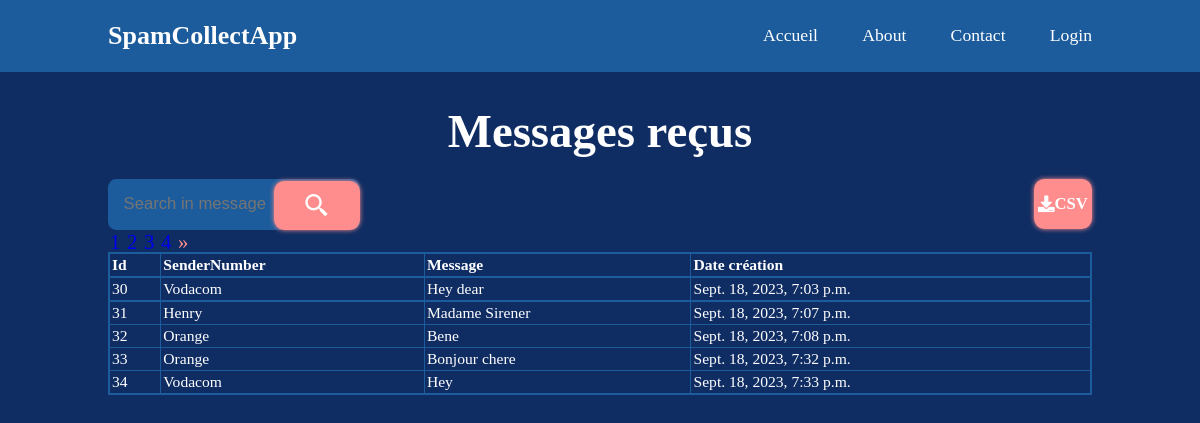
Page /stat/ on the committed database.
### webapp/models.py (models this page shows, shortened)
class spamsMessage(models.Model):
    contact = models.CharField(max_length=30)
    message = models.TextField(null=False, default="")
    createat = models.DateTimeField(auto_now_add=True)

### webapp/views.py (the view)
# urls.py: path('stat/', statistic_views, name='stat'),
def statistic_views(request):
    query_set = spamsMessage.objects.all()
    content_query = request.GET.get("message")
    contact_query = request.GET.get("contact")
    if contact_query:
        query_set = query_set.filter(contact__icontains=content_query)
    if content_query:
        query_set = query_set.filter(message__icontains=content_query)
    paginator = Paginator(query_set, 5)  # paginate by 10 messages per page
    page_number = request.GET.get("page")
    page_obj = paginator.get_page(page_number)
    context = {
        "messages": page_obj,
        "contact": contact_query,
        "message": content_query,
    }
    return render(request, "statistics.html", context)

### webapp/templates/statistics.html (shortened to what this page needs)
{% extends 'indexu.html' %}
{% block contents %}
{%load static %}
<section class="dataspam">
    <div class="container">
        <h2 class="heading">Messages reçus</h2>
        <form class="form-message" method="get">
            <div class="input-search">
                <input type="text" placeholder="Search in message" class="msg">
                <button id="btn-submit-msg" class="btn" type="submit"><i id="search-icon"
                        class='bx bx-search-alt-2'></i></button>
            </div>
            <a href="/download_csv/" class="btn"><i class="fa fa-download"></i>
                CSV</a>
        </form>
        <div class="table-responsive">
            <table class="table table-bordered table-striped mt-1">
                <thead>
                    <tr>
                        <th>Id</th>
                        <th>SenderNumber</th>
                        <th>Message</th>
                        <th>Date création</th>
                    </tr>
                </thead>
                <tbody>
                    {% for msg in messages %}
                    <tr>
                        <td>{{ msg.id }}</td>
                        <td>{{ msg.contact }}</td>
                        <td>{{ msg.message }}</td>
                        <td>{{ msg.createat }}</td>
                    </tr>
                    {% endfor %}
                </tbody>
            </table>
        </div>
        <div>
            <nav aria-label="Page navigation">
                <ul class="pagination">
                    {% for i in messages.paginator.page_range %}
                    {% if messages.number == i %}
                    <li class="page-item active"><a class="page-link" href="#">{{ i }} </a></li>
                    {% else %}
                    <li class="page-item"><a class="page-link"
                            href="?page={{ i }} {% if first_name_query %}&first_name_query={{ first_name_query }}{% endif %}">{{i}}</a>
                    </li>
                    {% endif %}
                    {% endfor %}
                    {% if messages.has_next %}
                    <li class="page-item">
                        <a class="page-link"
                            href="?page={{ messages.next_page_number }}{% if first_name_query %}&first_name_query={{ first_name_query }}{% endif %}"
                            aria-label="Next">
                            <span aria-hidden="true">&raquo;</span>
                        </a>
                    </li>
                    {% endif %}
                </ul>
            </nav>
        </div>
    </div>
</section>
{% endblock %}

### webapp/templates/indexu.html (shortened to what this page needs)
{% load static %}
<!DOCTYPE html>
<html lang="en">
<head>
    <link href='https://unpkg.com/boxicons@2.1.4/css/boxicons.min.css' rel='stylesheet'>
    <link rel="stylesheet" href="https://cdnjs.cloudflare.com/ajax/libs/font-awesome/5.15.3/css/all.min.css">
    <link href="{% static 'assets/css/styleu.css' %}" rel="stylesheet">
</head>
<body>
    {% include 'headeru.html' %}
    {% block contents %}{% endblock %}
</body>
</html>

### webapp/templates/headeru.html (shortened to what this page needs)
{% load static %}
<div class="header" id="header">
    <a href="/" class="logo">SpamCollectApp</a>
    {% if not request.path == '/login/' %}
    <nav class="navbar">
        <a href="/" class="{% if request.path == '/' %}active{% endif %}">Accueil</a>
        <a href="/about/#about" class="{% if request.path == '/about/' %} active {% endif %}">About</a>
        {% if not user.is_authenticated %}
        <a href="/contact/#contact" class="{% if request.path == '/contact/' %} active {% endif %}">Contact</a>
        <a href="/login/" class="{% if request.path == '/login/' %}active{% endif %}">Login</a>
        {% else %}
        <a href=" /stat/" class="{% if request.path == '/stat/' %}active{% endif %}">Données</a>
        <a href="/logout/" class="">Déconnecter</a>
        {% endif %}
    </nav>
    {% else %}
    <nav class="navbar">
        <a href="/">Accueil</a>
        <a href="/login/" class="{% if request.path == '/login/' %}active{% endif %}">Login</a>
    </nav>
    {% endif %}
</div>

### webapp/templates/footeru.html (shortened to what this page needs)
{% load static %}

### static/assets/css/styleu.css (style rules this page uses)
* { margin: 0; padding: 0; box-sizing: border-box; text-decoration: none; border: none; outline: none; font-family: "Nunito" sans-serif; scroll-behavior: smooth; }
:root { --bg-color: #0f2d63; --second-color: #1c5c9c; --text-color: #fff; --main-color: #ff8d8d; }
html { font-size: 65%; overflow: scroll; }
body { background: var(--bg-color); color: var(--text-color); }
section { min-height: 100vh; padding: 10rem 9% 2rem; }
.header { position: fixed; top: 0; left: 0; width: 100%; padding: 2rem 9%; background: var(--second-color); display: flex; justify-content: space-between; align-items: center; z-index: 99999; }
.logo { font-size: 2.5rem; color: var(--text-color); font-weight: 600; cursor: default; }
.navbar a { font-size: 1.7rem; color: var(--text-color); margin-left: 4rem; transition: 0.5s; }
span { color: var(--main-color); }
.btn { display: flex; justify-content: center; align-items: center; text-align: center; padding: 1rem 2.8rem; background: var(--main-color); border-radius: 4rem; box-shadow: 0 0 0.5rem var(--main-color); font-size: 1.6rem; color: var(--second-color); font-weight: 600; }
.heading { text-align: center; font-size: 4.5rem; }
.dataspam .container { position: relative; }
.dataspam .table-responsive { position: absolute; top: 92%; left: 0%; width: 100%; }
.dataspam .form-message { margin-top: 2rem; display: flex; justify-content: space-between; align-items: center; }
.dataspam .form-message .input-search { position: relative; }
.dataspam .form-message #btn-submit-msg { border-radius: 1rem; font-size: 2.7rem; position: absolute; top: 5%; right: 0%; }
.dataspam .form-message #btn-submit-msg i, .dataspam .form-message a { color: var(--text-color); }
.dataspam .form-message a.btn { border-radius: 1rem; width: 2rem; height: 4.8rem; }
.dataspam .form-message .msg { background-color: var(--second-color); border-radius: 0.1rem; width: 100%; padding: 1.5rem; font-size: 1.6rem; background-color: var(--second-color); border-radius: 0.8rem; color: var(--text-color); }
.dataspam .table-responsive table { border-collapse: collapse; border: 2px solid var(--second-color); margin-top: 1rem; padding: 0.5rem; font-size: 1.5rem; overflow: scroll; width: 100%; margin-bottom: 3rem; }
.dataspam .table-responsive table tr:first-child { border-bottom: 2px solid var(--second-color); }
.dataspam .table-responsive table th, .dataspam .table-responsive table td { border: 1px solid var(--second-color); text-align: left; padding: 2px; }

### webapp/templates/statistics.html (style rules this page uses)
ul.pagination { list-style: none; padding: 0; }
ul.pagination li { display: inline-block; margin: 0 2px; font-size: 2rem; }

### rows in the picture
spamsMessage: id "30", contact "Vodacom", message "Hey dear", createat "Sept. 18, 2023, 7:03 p.m."
spamsMessage: id "31", contact "Henry", message "Madame Sirener", createat "Sept. 18, 2023, 7:07 p.m."
spamsMessage: id "32", contact "Orange", message "Bene", createat "Sept. 18, 2023, 7:08 p.m."
spamsMessage: id "33", contact "Orange", message "Bonjour chere", createat "Sept. 18, 2023, 7:32 p.m."
spamsMessage: id "34", contact "Vodacom", message "Hey", createat "Sept. 18, 2023, 7:33 p.m."

### other values in the picture
{{ i }} "1"
{{ i }} "2" "3" "4"
